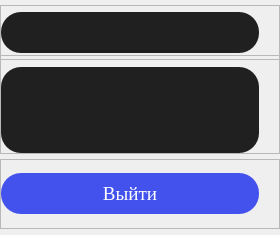
        <widget class="QCustomSlideMenu" name="widget_bottom_right" native="true">
         <property name="minimumSize">
          <size>
           <width>280</width>
           <height>0</height>
          </size>
         </property>
         <property name="maximumSize">
          <size>
           <width>280</width>
           <height>16777215</height>
          </size>
         </property>
         <property name="focusPolicy">
          <enum>Qt::NoFocus</enum>
         </property>
         <layout class="QVBoxLayout" name="verticalLayout_8">
          <property name="spacing">
           <number>0</number>
          </property>
          <property name="leftMargin">
           <number>0</number>
          </property>
          <property name="topMargin">
           <number>0</number>
          </property>
          <property name="rightMargin">
           <number>0</number>
          </property>
          <property name="bottomMargin">
           <number>11</number>
          </property>
          <item>
           <widget class="QFrame" name="frame_13">
            <property name="minimumSize">
             <size>
              <width>0</width>
              <height>55</height>
             </size>
            </property>
            <property name="maximumSize">
             <size>
              <width>288</width>
              <height>45</height>
             </size>
            </property>
            <property name="focusPolicy">
             <enum>Qt::NoFocus</enum>
            </property>
            <property name="frameShape">
             <enum>QFrame::StyledPanel</enum>
            </property>
            <property name="frameShadow">
             <enum>QFrame::Raised</enum>
            </property>
            <layout class="QVBoxLayout" name="verticalLayout_9">
             <property name="spacing">
              <number>0</number>
             </property>
             <property name="leftMargin">
              <number>0</number>
             </property>
             <property name="topMargin">
              <number>0</number>
             </property>
             <property name="rightMargin">
              <number>0</number>
             </property>
             <property name="bottomMargin">
              <number>0</number>
             </property>
             <item>
              <widget class="QLabel" name="label">
               <property name="minimumSize">
                <size>
                 <width>258</width>
                 <height>41</height>
                </size>
               </property>
               <property name="maximumSize">
                <size>
                 <width>258</width>
                 <height>41</height>
                </size>
               </property>
               <property name="focusPolicy">
                <enum>Qt::NoFocus</enum>
               </property>
               <property name="styleSheet">
                <string notr="true">background-color: #202020; /* Замените #CCCCCC на желаемый серый цвет */
border-radius: 20px; /* Значение border-radius определяет радиус закругления углов */
color: white;</string>
               </property>
               <property name="text">
                <string/>
               </property>
              </widget>
             </item>
            </layout>
           </widget>
          </item>
          <item>
           <widget class="QFrame" name="frame_14">
            <property name="minimumSize">
             <size>
              <width>0</width>
              <height>0</height>
             </size>
            </property>
            <property name="focusPolicy">
             <enum>Qt::NoFocus</enum>
            </property>
            <property name="frameShape">
             <enum>QFrame::StyledPanel</enum>
            </property>
            <property name="frameShadow">
             <enum>QFrame::Raised</enum>
            </property>
            <layout class="QVBoxLayout" name="verticalLayout_10">
             <property name="spacing">
              <number>0</number>
             </property>
             <property name="leftMargin">
              <number>0</number>
             </property>
             <property name="topMargin">
              <number>11</number>
             </property>
             <property name="rightMargin">
              <number>0</number>
             </property>
             <property name="bottomMargin">
              <number>0</number>
             </property>
             <item>
              <widget class="QFrame" name="frame_16">
               <property name="minimumSize">
                <size>
                 <width>258</width>
                 <height>0</height>
                </size>
               </property>
               <property name="maximumSize">
                <size>
                 <width>258</width>
                 <height>16777215</height>
                </size>
               </property>
               <property name="focusPolicy">
                <enum>Qt::NoFocus</enum>
               </property>
               <property name="styleSheet">
                <string notr="true">background-color: #202020; /* Замените #CCCCCC на желаемый серый цвет */
color: white;
border-radius: 20px; /* Значение border-radius определяет радиус закругления углов */</string>
               </property>
               <property name="frameShape">
                <enum>QFrame::StyledPanel</enum>
               </property>
               <property name="frameShadow">
                <enum>QFrame::Raised</enum>
               </property>
               <layout class="QVBoxLayout" name="verticalLayout_12">
                <item>
                 <widget class="QScrollArea" name="scrollArea_2">
                  <property name="cursor" stdset="0">
                   <cursorShape>ArrowCursor</cursorShape>
                  </property>
                  <property name="focusPolicy">
                   <enum>Qt::NoFocus</enum>
                  </property>
                  <property name="styleSheet">
                   <string notr="true">QScrollBar {
	height:0px;
	width:0px;
}
</string>
                  </property>
                  <property name="verticalScrollBarPolicy">
                   <enum>Qt::ScrollBarAlwaysOff</enum>
                  </property>
                  <property name="horizontalScrollBarPolicy">
                   <enum>Qt::ScrollBarAlwaysOff</enum>
                  </property>
                  <property name="widgetResizable">
                   <bool>true</bool>
                  </property>
                  <property name="alignment">
                   <set>Qt::AlignLeading|Qt::AlignLeft|Qt::AlignVCenter</set>
                  </property>
                  <widget class="QWidget" name="scrollAreaWidgetContents_2">
                   <property name="geometry">
                    <rect>
                     <x>0</x>
                     <y>0</y>
                     <width>236</width>
                     <height>324</height>
                    </rect>
                   </property>
                   <property name="cursor">
                    <cursorShape>ArrowCursor</cursorShape>
                   </property>
                  </widget>
                 </widget>
                </item>
               </layout>
              </widget>
             </item>
            </layout>
           </widget>
          </item>
          <item>
           <widget class="QFrame" name="frame_15">
            <property name="minimumSize">
             <size>
              <width>0</width>
              <height>70</height>
             </size>
            </property>
            <property name="maximumSize">
             <size>
              <width>16777215</width>
              <height>60</height>
             </size>
            </property>
            <property name="focusPolicy">
             <enum>Qt::NoFocus</enum>
            </property>
            <property name="layoutDirection">
             <enum>Qt::LeftToRight</enum>
            </property>
            <property name="styleSheet">
             <string notr="true"/>
            </property>
            <property name="frameShape">
             <enum>QFrame::StyledPanel</enum>
            </property>
            <property name="frameShadow">
             <enum>QFrame::Raised</enum>
            </property>
            <layout class="QVBoxLayout" name="verticalLayout_11">
             <property name="spacing">
              <number>0</number>
             </property>
             <property name="leftMargin">
              <number>0</number>
             </property>
             <property name="topMargin">
              <number>0</number>
             </property>
             <property name="rightMargin">
              <number>0</number>
             </property>
             <property name="bottomMargin">
              <number>0</number>
             </property>
             <item>
              <widget class="QPushButton" name="souzpl_button">
               <property name="minimumSize">
                <size>
                 <width>256</width>
                 <height>41</height>
                </size>
               </property>
               <property name="maximumSize">
                <size>
                 <width>258</width>
                 <height>41</height>
                </size>
               </property>
               <property name="font">
                <font>
                 <family>Times New Roman</family>
                 <pointsize>14</pointsize>
                </font>
               </property>
               <property name="cursor">
                <cursorShape>PointingHandCursor</cursorShape>
               </property>
               <property name="focusPolicy">
                <enum>Qt::NoFocus</enum>
               </property>
               <property name="styleSheet">
                <string notr="true">QPushButton {
	color: white;
	background-color: #4352ec;
	border-radius: 20px;
}
QPushButton:hover {
	background-color: #427bec;
}
QPushButton:pressed {
	background-color: #3746c5;
}</string>
               </property>
               <property name="text">
                <string>Выйти</string>
               </property>
              </widget>
             </item>
            </layout>
           </widget>
          </item>
         </layout>
        </widget>
